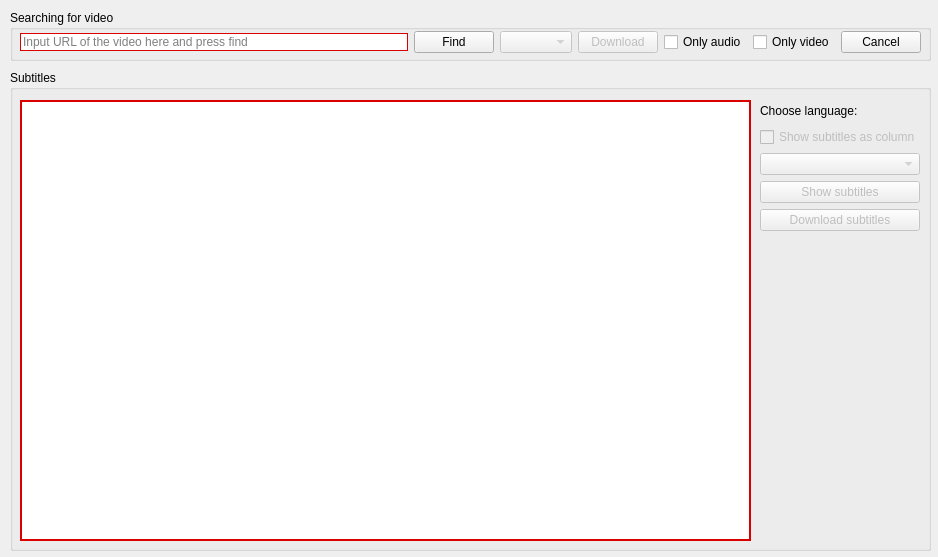
<?xml version="1.0" encoding="UTF-8"?>
<ui version="4.0">
 <class>MainWindow</class>
 <widget class="QMainWindow" name="MainWindow">
  <property name="geometry">
   <rect>
    <x>0</x>
    <y>0</y>
    <width>938</width>
    <height>557</height>
   </rect>
  </property>
  <property name="windowTitle">
   <string>YoutubeParser</string>
  </property>
  <property name="windowIcon">
   <iconset>
    <normaloff>YouTubeIco.ico</normaloff>YouTubeIco.ico</iconset>
  </property>
  <property name="styleSheet">
   <string notr="true"/>
  </property>
  <widget class="QWidget" name="centralwidget">
   <property name="styleSheet">
    <string notr="true"/>
   </property>
   <widget class="QGroupBox" name="subtitle_box">
    <property name="geometry">
     <rect>
      <x>10</x>
      <y>70</y>
      <width>921</width>
      <height>481</height>
     </rect>
    </property>
    <property name="title">
     <string>Subtitles</string>
    </property>
    <widget class="QWidget" name="layoutWidget">
     <property name="geometry">
      <rect>
       <x>750</x>
       <y>30</y>
       <width>160</width>
       <height>131</height>
      </rect>
     </property>
     <layout class="QVBoxLayout" name="verticalLayout">
      <item>
       <widget class="QLabel" name="label">
        <property name="text">
         <string>Choose language:</string>
        </property>
       </widget>
      </item>
      <item>
       <widget class="QCheckBox" name="column_check">
        <property name="enabled">
         <bool>false</bool>
        </property>
        <property name="text">
         <string>Show subtitles as column</string>
        </property>
       </widget>
      </item>
      <item>
       <widget class="QComboBox" name="pick_language_box">
        <property name="enabled">
         <bool>false</bool>
        </property>
        <property name="editable">
         <bool>false</bool>
        </property>
        <property name="currentText">
         <string notr="true"/>
        </property>
       </widget>
      </item>
      <item>
       <widget class="QPushButton" name="show_subtitles_button">
        <property name="enabled">
         <bool>false</bool>
        </property>
        <property name="text">
         <string>Show subtitles</string>
        </property>
       </widget>
      </item>
      <item>
       <widget class="QPushButton" name="download_subtitles_button">
        <property name="enabled">
         <bool>false</bool>
        </property>
        <property name="text">
         <string>Download subtitles</string>
        </property>
       </widget>
      </item>
     </layout>
    </widget>
    <widget class="QTextEdit" name="subtitles_area">
     <property name="geometry">
      <rect>
       <x>10</x>
       <y>30</y>
       <width>731</width>
       <height>441</height>
      </rect>
     </property>
     <property name="cursor" stdset="0">
      <cursorShape>IBeamCursor</cursorShape>
     </property>
     <property name="styleSheet">
      <string notr="true">border: 2px solid #f66867;
border-color: rgb(218, 0, 0);</string>
     </property>
     <property name="lineWidth">
      <number>0</number>
     </property>
     <property name="readOnly">
      <bool>true</bool>
     </property>
    </widget>
   </widget>
   <widget class="QGroupBox" name="groupBox">
    <property name="geometry">
     <rect>
      <x>10</x>
      <y>10</y>
      <width>921</width>
      <height>51</height>
     </rect>
    </property>
    <property name="title">
     <string>Searching for video</string>
    </property>
    <widget class="QWidget" name="layoutWidget">
     <property name="geometry">
      <rect>
       <x>10</x>
       <y>20</y>
       <width>901</width>
       <height>25</height>
      </rect>
     </property>
     <layout class="QHBoxLayout" name="horizontalLayout">
      <item>
       <widget class="QLineEdit" name="link_line">
        <property name="styleSheet">
         <string notr="true">border: 1px solid #f66867;
border-color: rgb(218, 0, 0);</string>
        </property>
        <property name="text">
         <string/>
        </property>
        <property name="placeholderText">
         <string>Input URL of the video here and press find</string>
        </property>
       </widget>
      </item>
      <item>
       <widget class="QPushButton" name="find_button">
        <property name="text">
         <string>Find</string>
        </property>
       </widget>
      </item>
      <item>
       <widget class="QComboBox" name="quality_box">
        <property name="enabled">
         <bool>false</bool>
        </property>
       </widget>
      </item>
      <item>
       <widget class="QPushButton" name="download_mp4_button">
        <property name="enabled">
         <bool>false</bool>
        </property>
        <property name="text">
         <string>Download</string>
        </property>
       </widget>
      </item>
      <item>
       <widget class="QCheckBox" name="only_audio_check">
        <property name="text">
         <string>Only audio</string>
        </property>
       </widget>
      </item>
      <item>
       <widget class="QCheckBox" name="only_video_check">
        <property name="text">
         <string>Only video</string>
        </property>
       </widget>
      </item>
      <item>
       <widget class="QPushButton" name="cancel_video_button">
        <property name="enabled">
         <bool>true</bool>
        </property>
        <property name="text">
         <string>Cancel</string>
        </property>
       </widget>
      </item>
     </layout>
    </widget>
   </widget>
  </widget>
 </widget>
 <resources/>
 <connections/>
</ui>
